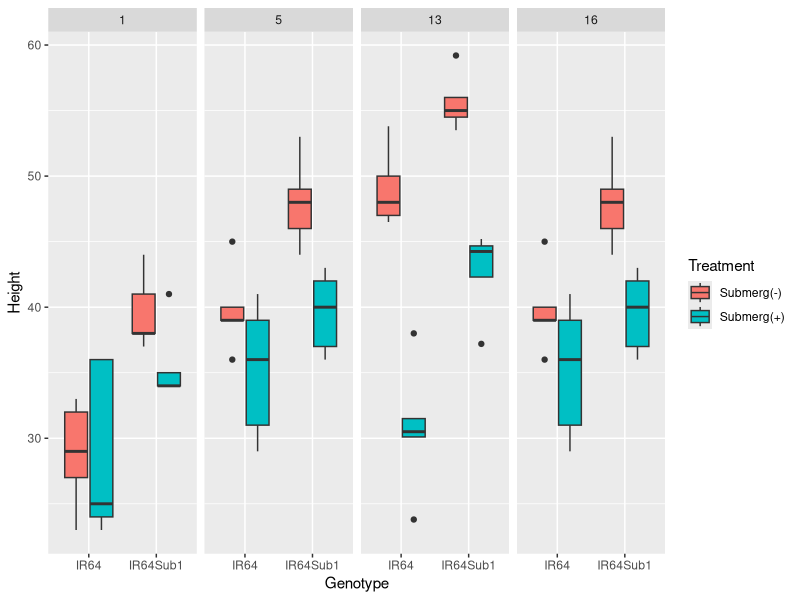
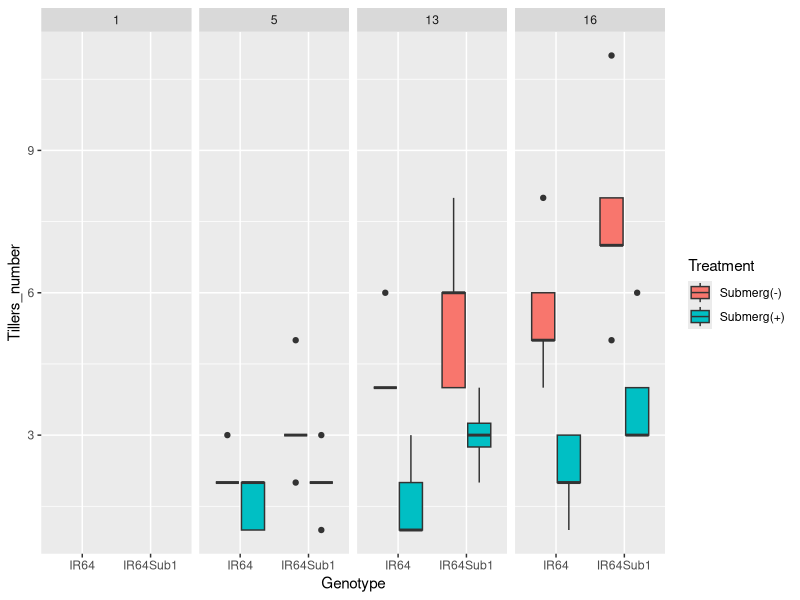
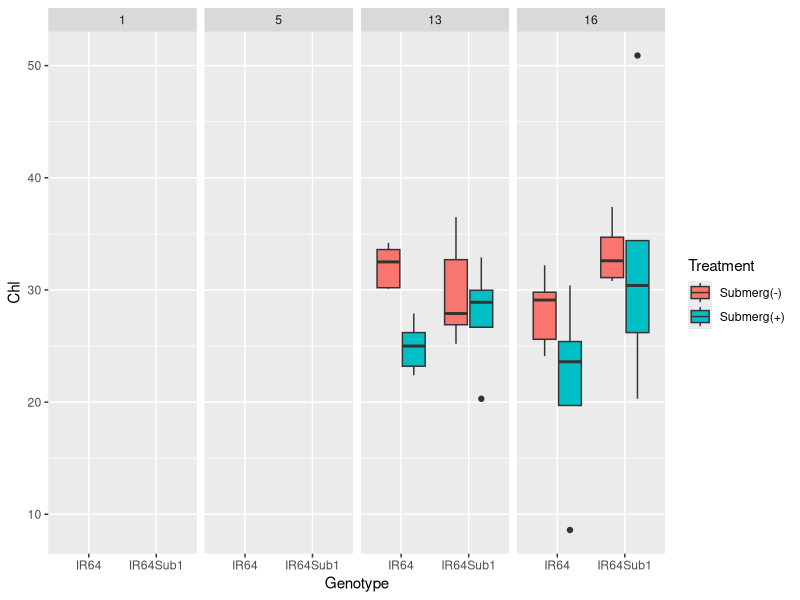
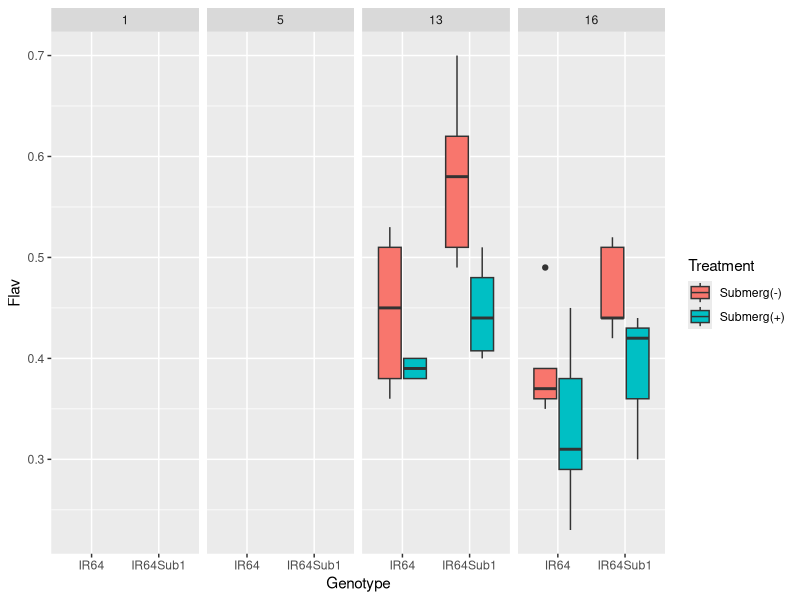
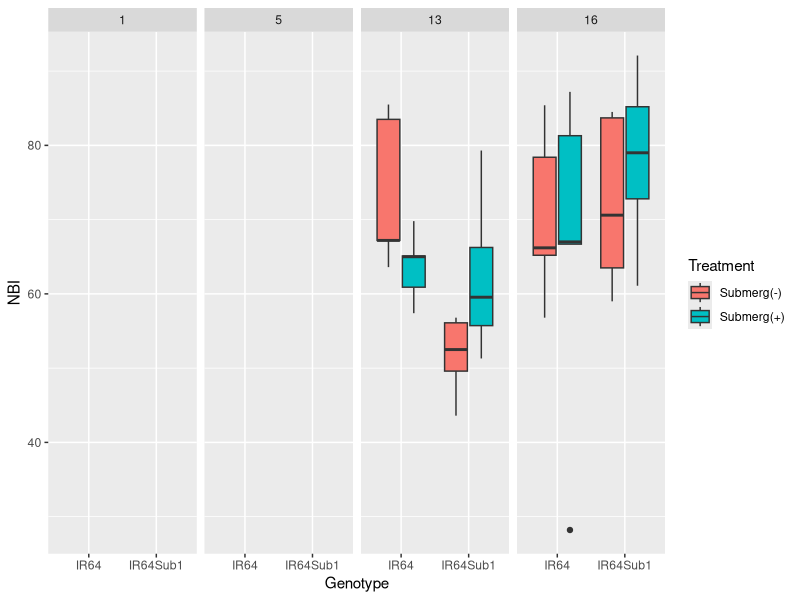
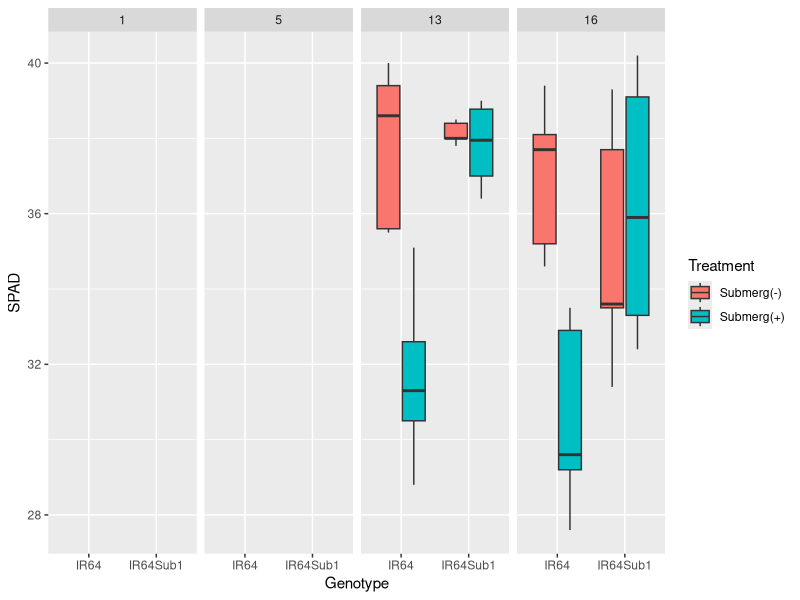
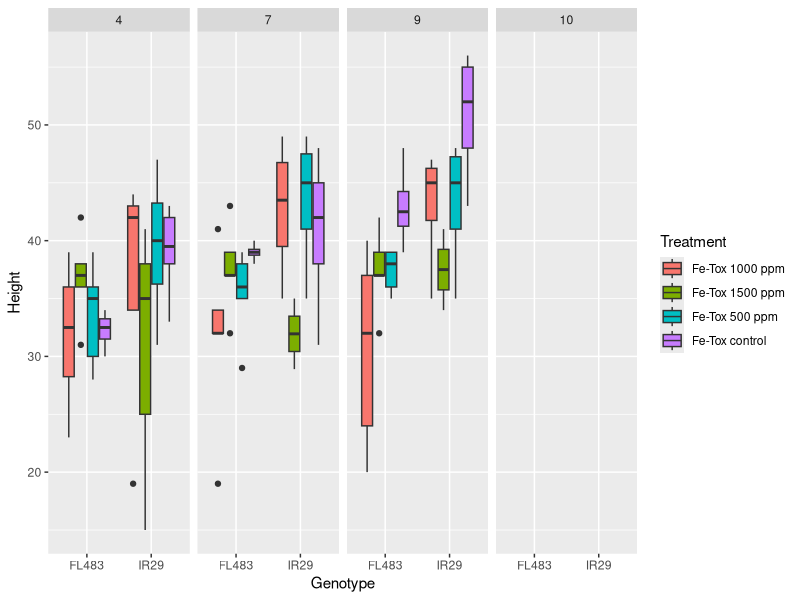
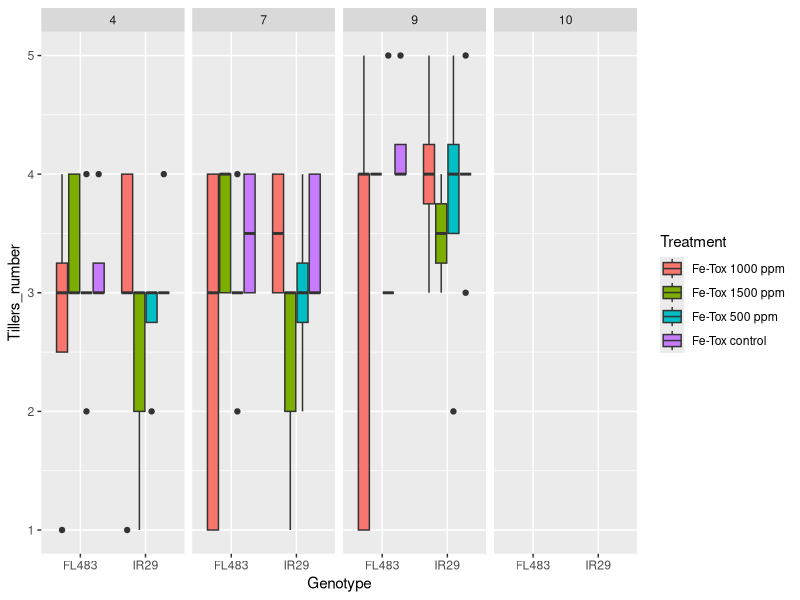

The R script that drew these images, in order:
#Install Package####
install.packages("dplyr")
library(dplyr)
install.packages("ggplot2")
library(ggplot2)
install.packages("tidyverse")
library(tidyverse)
install.packages('png')
library(png)
#Input data####

Submergence <- read.csv("Submergence_data.csv")
Iron <- read.csv("Iron_data.csv")
IronUV <- read.csv("IronUV_data.csv")

colnames(Submergence)
colnames(Iron)
colnames(IronUV)
 
#Date of treatment Submergence####

    ggplot(data = Submergence,
           aes(y = Height, x = Genotype, fill = Treatment,
               group = interaction(Genotype, Treatment))) +
      geom_boxplot() +
      facet_grid(~DATrt)
               
    ggplot(data = Submergence,
           aes(y = Tillers_number, x = Genotype, fill = Treatment,
               group = interaction(Genotype, Treatment))) +
      geom_boxplot() +
      facet_grid(~DATrt)

    ggplot(data = Submergence,
           aes(y = Chl, x = Genotype, fill = Treatment,
               group = interaction(Genotype, Treatment))) +
      geom_boxplot() +
      facet_grid(~DATrt)
    
    ggplot(data = Submergence,
           aes(y = Flav, x = Genotype, fill = Treatment,
               group = interaction(Genotype, Treatment))) +
      geom_boxplot() +
      facet_grid(~DATrt)
    
    ggplot(data = Submergence,
           aes(y = NBI, x = Genotype, fill = Treatment,
               group = interaction(Genotype, Treatment))) +
      geom_boxplot() +
      facet_grid(~DATrt)
    
    ggplot(data = Submergence,
           aes(y = SPAD, x = Genotype, fill = Treatment,
               group = interaction(Genotype, Treatment))) +
      geom_boxplot() +
      facet_grid(~DATrt)
    
    #Date of treatment Iron####
    ggplot(data = Iron,
           aes(y = Height, x = Genotype, fill = Treatment,
               group = interaction(Genotype, Treatment))) +
      geom_boxplot() +
      facet_grid(~DATrt)
    ggplot(data = Iron,
           aes(y = Tillers_number, x = Genotype, fill = Treatment,
               group = interaction(Genotype, Treatment))) +
      geom_boxplot() +
      facet_grid(~DATrt)
    ggplot(data = Iron,
           aes(y = SPAD, x = Genotype, fill = Treatment,
               group = interaction(Genotype, Treatment))) +
      geom_boxplot() +
      facet_grid(~DATrt)
    ggplot(data = Iron,
           aes(y = Chl, x = Genotype, fill = Treatment,
               group = interaction(Genotype, Treatment))) +
      geom_boxplot() +
      facet_grid(~DATrt)
    
    ggplot(data = Iron,
           aes(y = Flav, x = Genotype, fill = Treatment,
               group = interaction(Genotype, Treatment))) +
      geom_boxplot() +
      facet_grid(~DATrt)
    
    ggplot(data = Iron,
           aes(y = NBI, x = Genotype, fill = Treatment,
               group = interaction(Genotype, Treatment))) +
      geom_boxplot() +
      facet_grid(~DATrt)
    
    ggplot(data = Iron,
           aes(y = affected.Tillers, x = Genotype, fill = Treatment,
               group = interaction(Genotype, Treatment))) +
      geom_boxplot() +
      facet_grid(~DATrt)
    
    #Iron UV####
    
    ggplot(data = IronUV,
           aes(y = Height, x = Genotype, fill = Treatment,
               group = interaction(Genotype, Treatment))) +
      geom_boxplot() +
      facet_grid(~Date)
    
    ggplot(data = IronUV,
           aes(y = Height, x = Genotype, fill = Treatment,
               group = interaction(Genotype, Treatment))) +
      geom_boxplot() +
      facet_grid(~Date)
    
    ggplot(data = IronUV,
           aes(y = DeadLeaves, x = Genotype, fill = Treatment,
               group = interaction(Genotype, Treatment))) +
      geom_boxplot() +
      facet_grid(~Date)
    
    ggplot(data = IronUV,
           aes(y = Chl, x = Genotype, fill = Treatment,
               group = interaction(Genotype, Treatment))) +
      geom_boxplot() +
      facet_grid(~Date)
    ggplot(data = IronUV,
           aes(y = Flav, x = Genotype, fill = Treatment,
               group = interaction(Genotype, Treatment))) +
      geom_boxplot() +
      facet_grid(~Date)
    
    ggplot(data = IronUV,
           aes(y = NBI, x = Genotype, fill = Treatment,
               group = interaction(Genotype, Treatment))) +
      geom_boxplot() +
      facet_grid(~Date)
    
    ggplot(data = IronUV,
           aes(y = SPAD, x = Genotype, fill = Treatment,
               group = interaction(Genotype, Treatment))) +
      geom_boxplot() +
      facet_grid(~Date)
    
    
    
    #Bronze score with SPAD
    
    ggplot(data = Iron, 
           aes(x = SPAD, 
               y = Bronze_Score 
            )) + 
      geom_point() +
      geom_smooth(method = "glm")
    